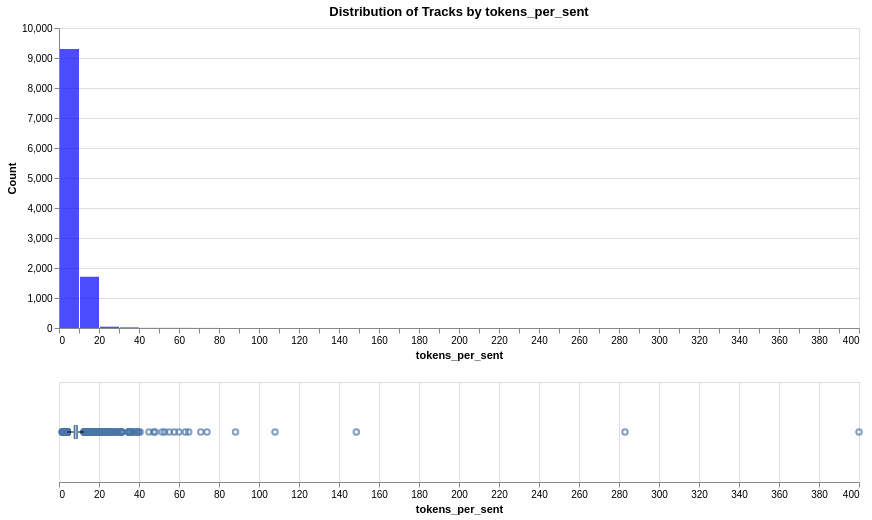

Source (notebook cell):
### Markdown cell above
## tokens_per_sent

### Code cell
analyze_distribution(df_tracks, 'tokens_per_sent', 'tokens_per_sent', 'blue')

### Figure 1 — Vega specification as saved in the notebook (floating-point values rounded to 4 significant figures; data arrays with more than 128 entries replaced by an {"elided": "..."} marker saying what was removed)
{"$schema": "https://vega.github.io/schema/vega/v5.json", "data": [{"name": "source_0"}, {"name": "data_0", "values": [{"__count": 9302, "bin_maxbins_10_tokens_per_sent": 0.0, "bin_maxbins_10_tokens_per_sent_end": 50.0, "bin_maxbins_40_tokens_per_sent": 0.0, "bin_maxbins_40_tokens_per_sent_end": 10.0}, {"__count": 1706, "bin_maxbins_10_tokens_per_sent": 0.0, "bin_maxbins_10_tokens_per_sent_end": 50.0, "bin_maxbins_40_tokens_per_sent": 10.0, "bin_maxbins_40_tokens_per_sent_end": 20.0}, {"__count": 43, "bin_maxbins_10_tokens_per_sent": 0.0, "bin_maxbins_10_tokens_per_sent_end": 50.0, "bin_maxbins_40_tokens_per_sent": 20.0, "bin_maxbins_40_tokens_per_sent_end": 30.0}, {"__count": 21, "bin_maxbins_10_tokens_per_sent": 0.0, "bin_maxbins_10_tokens_per_sent_end": 50.0, "bin_maxbins_40_tokens_per_sent": 30.0, "bin_maxbins_40_tokens_per_sent_end": 40.0}, {"__count": 4, "bin_maxbins_10_tokens_per_sent": 0.0, "bin_maxbins_10_tokens_per_sent_end": 50.0, "bin_maxbins_40_tokens_per_sent": 40.0, "bin_maxbins_40_tokens_per_sent_end": 50.0}, {"__count": 1, "bin_maxbins_10_tokens_per_sent": 250.0, "bin_maxbins_10_tokens_per_sent_end": 300.0, "bin_maxbins_40_tokens_per_sent": 280.0, "bin_maxbins_40_tokens_per_sent_end": 290.0}, {"__count": 4, "bin_maxbins_10_tokens_per_sent": 50.0, "bin_maxbins_10_tokens_per_sent_end": 100.0, "bin_maxbins_40_tokens_per_sent": 50.0, "bin_maxbins_40_tokens_per_sent_end": 60.0}, {"__count": 1, "bin_maxbins_10_tokens_per_sent": 100.0, "bin_maxbins_10_tokens_per_sent_end": 150.0, "bin_maxbins_40_tokens_per_sent": 140.0, "bin_maxbins_40_tokens_per_sent_end": 150.0}, {"__count": 1, "bin_maxbins_10_tokens_per_sent": 100.0, "bin_maxbins_10_tokens_per_sent_end": 150.0, "bin_maxbins_40_tokens_per_sent": 100.0, "bin_maxbins_40_tokens_per_sent_end": 110.0}, {"__count": 3, "bin_maxbins_10_tokens_per_sent": 50.0, "bin_maxbins_10_tokens_per_sent_end": 100.0, "bin_maxbins_40_tokens_per_sent": 60.0, "bin_maxbins_40_tokens_per_sent_end": 70.0}, {"__count": 1, "bin_maxbins_10_tokens_per_sent": 350.0, "bin_maxbins_10_tokens_per_sent_end": 400.0, "bin_maxbins_40_tokens_per_sent": 390.0, "bin_maxbins_40_tokens_per_sent_end": 400.0}, {"__count": 1, "bin_maxbins_10_tokens_per_sent": 50.0, "bin_maxbins_10_tokens_per_sent_end": 100.0, "bin_maxbins_40_tokens_per_sent": 80.0, "bin_maxbins_40_tokens_per_sent_end": 90.0}, {"__count": 2, "bin_maxbins_10_tokens_per_sent": 50.0, "bin_maxbins_10_tokens_per_sent_end": 100.0, "bin_maxbins_40_tokens_per_sent": 70.0, "bin_maxbins_40_tokens_per_sent_end": 80.0}]}, {"name": "data_1"}, {"name": "data_2", "values": {"elided": "399 records"}}, {"name": "data_3"}, {"name": "data_4", "values": [{"lower_box_tokens_per_sent": 7.333, "lower_whisker_tokens_per_sent": 4.187, "max_tokens_per_sent": 12.57}]}, {"name": "data_5", "values": [{"max_tokens_per_sent": 12.57, "upper_box_tokens_per_sent": 9.432, "upper_whisker_tokens_per_sent": 12.57}]}, {"name": "data_6"}, {"name": "data_7", "values": [{"lower_box_tokens_per_sent": 7.333, "max_tokens_per_sent": 400.0, "upper_box_tokens_per_sent": 9.432}]}, {"name": "data_8", "values": [{"lower_box_tokens_per_sent": 7.333, "max_tokens_per_sent": 400.0, "mid_box_tokens_per_sent": 8.405, "upper_box_tokens_per_sent": 9.432}]}, {"name": "data_0_concat_0_y_domain___count", "values": [{"min": 1, "max": 9302}]}], "signals": [{"name": "concat_0_bin_maxbins_40_tokens_per_sent_bins", "value": {"fields": ["tokens_per_sent"], "fname": "bin_tokens_per_sent", "start": 0.0, "step": 10.0, "stop": 400.0}}, {"name": "concat_0_height", "value": 300}, {"name": "concat_1_height", "value": 100}], "marks": [{"type": "group", "name": "concat_0_group", "encode": {"update": {"height": {"signal": "concat_0_height"}, "width": {"signal": "width"}}}, "marks": [{"type": "rect", "name": "concat_0_marks", "from": {"data": "data_0"}, "encode": {"update": {"y": {"field": "__count", "scale": "concat_0_y"}, "x2": {"field": "bin_maxbins_40_tokens_per_sent", "scale": "concat_0_x", "offset": {"signal": "0.5 + (abs(scale(\"concat_0_x\", datum[\"bin_maxbins_40_tokens_per_sent_end\"]) - scale(\"concat_0_x\", datum[\"bin_maxbins_40_tokens_per_sent\"])) < 0.25 ? -0.5 * (0.25 - (abs(scale(\"concat_0_x\", datum[\"bin_maxbins_40_tokens_per_sent_end\"]) - scale(\"concat_0_x\", datum[\"bin_maxbins_40_tokens_per_sent\"])))) : 0.5)"}}, "tooltip": {"signal": "{\"tokens_per_sent (binned)\": !isValid(datum[\"bin_maxbins_10_tokens_per_sent\"]) || !isFinite(+datum[\"bin_maxbins_10_tokens_per_sent\"]) ? \"null\" : format(datum[\"bin_maxbins_10_tokens_per_sent\"], \"\") + \" – \" + format(datum[\"bin_maxbins_10_tokens_per_sent_end\"], \"\"), \"Count of Records\": format(datum[\"__count\"], \"\")}"}, "fill": {"value": "blue"}, "y2": {"value": 0, "scale": "concat_0_y"}, "opacity": {"value": 0.7}, "x": {"field": "bin_maxbins_40_tokens_per_sent_end", "scale": "concat_0_x", "offset": {"signal": "0.5 + (abs(scale(\"concat_0_x\", datum[\"bin_maxbins_40_tokens_per_sent_end\"]) - scale(\"concat_0_x\", datum[\"bin_maxbins_40_tokens_per_sent\"])) < 0.25 ? 0.5 * (0.25 - (abs(scale(\"concat_0_x\", datum[\"bin_maxbins_40_tokens_per_sent_end\"]) - scale(\"concat_0_x\", datum[\"bin_maxbins_40_tokens_per_sent\"])))) : -0.5)"}}}}, "style": ["bar"]}], "axes": [{"scale": "concat_0_y", "domain": false, "orient": "left", "grid": true, "maxExtent": 0, "zindex": 0, "aria": false, "ticks": false, "minExtent": 0, "labels": false, "gridScale": "concat_0_x", "tickCount": {"signal": "ceil(concat_0_height/40)"}}, {"scale": "concat_0_x", "zindex": 0, "orient": "bottom", "grid": false, "labelFlush": true, "labelOverlap": true, "tickCount": {"signal": "ceil(width/10)"}, "title": "tokens_per_sent"}, {"scale": "concat_0_y", "orient": "left", "tickCount": {"signal": "ceil(concat_0_height/40)"}, "title": "Count", "grid": false, "labelOverlap": true, "zindex": 0}], "title": {"text": "Distribution of Tracks by tokens_per_sent", "frame": "group"}, "style": "cell"}, {"type": "group", "name": "concat_1_group", "encode": {"update": {"width": {"signal": "width"}, "height": {"signal": "concat_1_height"}}}, "signals": [{"name": "height", "update": "concat_1_height"}], "marks": [{"type": "symbol", "name": "concat_1_layer_0_layer_0_marks", "from": {"data": "data_2"}, "encode": {"update": {"fill": {"value": "transparent"}, "x": {"field": "tokens_per_sent", "scale": "concat_1_x"}, "y": {"signal": "concat_1_height", "mult": 0.5}, "stroke": {"value": "#4c78a8"}, "opacity": {"value": 0.7}}}, "style": ["point", "boxplot-outliers"]}, {"type": "rule", "name": "concat_1_layer_0_layer_1_layer_0_marks", "from": {"data": "data_4"}, "encode": {"update": {"stroke": {"value": "black"}, "tooltip": {"signal": "format(datum[\"max_tokens_per_sent\"], \"\")"}, "x2": {"field": "lower_box_tokens_per_sent", "scale": "concat_1_x"}, "y": {"signal": "concat_1_height", "mult": 0.5}, "x": {"field": "lower_whisker_tokens_per_sent", "scale": "concat_1_x"}}}, "style": ["rule", "boxplot-rule"], "aria": false}, {"type": "rule", "name": "concat_1_layer_0_layer_1_layer_1_marks", "from": {"data": "data_5"}, "encode": {"update": {"tooltip": {"signal": "format(datum[\"max_tokens_per_sent\"], \"\")"}, "y": {"signal": "concat_1_height", "mult": 0.5}, "x": {"field": "upper_box_tokens_per_sent", "scale": "concat_1_x"}, "stroke": {"value": "black"}, "x2": {"field": "upper_whisker_tokens_per_sent", "scale": "concat_1_x"}}}, "aria": false, "style": ["rule", "boxplot-rule"]}, {"type": "rect", "name": "concat_1_layer_1_layer_0_marks", "from": {"data": "data_7"}, "encode": {"update": {"yc": {"signal": "concat_1_height", "mult": 0.5}, "fill": {"value": "#4c78a8"}, "x": {"field": "lower_box_tokens_per_sent", "scale": "concat_1_x"}, "tooltip": {"signal": "format(datum[\"max_tokens_per_sent\"], \"\")"}, "x2": {"field": "upper_box_tokens_per_sent", "scale": "concat_1_x"}, "height": {"value": 14}}}, "style": ["bar", "boxplot-box"]}, {"type": "rect", "name": "concat_1_layer_1_layer_1_marks", "from": {"data": "data_8"}, "encode": {"update": {"height": {"value": 14}, "yc": {"signal": "concat_1_height", "mult": 0.5}, "opacity": {"value": 0.7}, "tooltip": {"signal": "format(datum[\"max_tokens_per_sent\"], \"\")"}, "fill": [{"value": "#4c78a8", "test": "datum['lower_box_tokens_per_sent'] >= datum['upper_box_tokens_per_sent']"}, {"value": "white"}], "xc": {"field": "mid_box_tokens_per_sent", "scale": "concat_1_x"}, "width": {"value": 1}}}, "style": ["tick", "boxplot-median"], "aria": false}], "axes": [{"scale": "concat_1_x", "domain": false, "ticks": false, "aria": false, "grid": true, "zindex": 0, "tickCount": {"signal": "ceil(width/40)"}, "maxExtent": 0, "minExtent": 0, "orient": "bottom", "labels": false}, {"scale": "concat_1_x", "zindex": 0, "title": "tokens_per_sent", "labelFlush": true, "grid": false, "labelOverlap": true, "tickCount": {"signal": "ceil(width/40)"}, "orient": "bottom"}], "style": "cell"}], "scales": [{"name": "concat_0_x", "type": "linear", "domain": {"signal": "[concat_0_bin_maxbins_40_tokens_per_sent_bins.start, concat_0_bin_maxbins_40_tokens_per_sent_bins.stop]"}, "range": [0, {"signal": "width"}], "bins": {"signal": "concat_0_bin_maxbins_40_tokens_per_sent_bins"}, "zero": false}, {"name": "concat_0_y", "type": "linear", "domain": [{"signal": "(data(\"data_0_concat_0_y_domain___count\")[0] || {}).min"}, {"signal": "(data(\"data_0_concat_0_y_domain___count\")[0] || {}).max"}], "range": [{"signal": "concat_0_height"}, 0], "nice": true, "zero": true}, {"name": "concat_1_x", "type": "linear", "domain": {"fields": [{"data": "data_2", "field": "tokens_per_sent"}, {"data": "data_4", "field": "lower_whisker_tokens_per_sent"}, {"data": "data_4", "field": "lower_box_tokens_per_sent"}, {"data": "data_5", "field": "upper_box_tokens_per_sent"}, {"data": "data_5", "field": "upper_whisker_tokens_per_sent"}, {"data": "data_7", "field": "lower_box_tokens_per_sent"}, {"data": "data_7", "field": "upper_box_tokens_per_sent"}, {"data": "data_8", "field": "mid_box_tokens_per_sent"}]}, "range": [0, {"signal": "width"}], "nice": true, "zero": true}], "layout": {"padding": 20, "columns": 1, "bounds": "full", "align": "each"}, "background": "white", "width": 800, "padding": 5}
